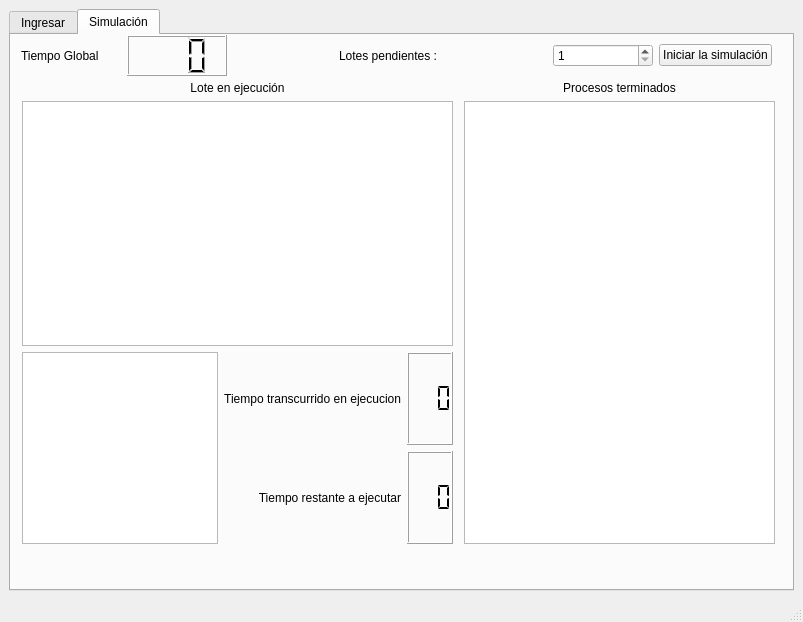
<?xml version="1.0" encoding="UTF-8"?>
<ui version="4.0">
 <class>MainWindow</class>
 <widget class="QMainWindow" name="MainWindow">
  <property name="geometry">
   <rect>
    <x>0</x>
    <y>0</y>
    <width>803</width>
    <height>622</height>
   </rect>
  </property>
  <property name="windowTitle">
   <string>MainWindow</string>
  </property>
  <widget class="QWidget" name="centralwidget">
   <layout class="QGridLayout" name="gridLayout_3">
    <item row="0" column="0">
     <widget class="QTabWidget" name="tabWidget">
      <property name="currentIndex">
       <number>1</number>
      </property>
      <widget class="QWidget" name="tab">
       <attribute name="title">
        <string>Ingresar</string>
       </attribute>
       <widget class="QLabel" name="label_11">
        <property name="geometry">
         <rect>
          <x>530</x>
          <y>20</y>
          <width>121</width>
          <height>16</height>
         </rect>
        </property>
        <property name="text">
         <string>Procesos registrados</string>
        </property>
       </widget>
       <widget class="QPlainTextEdit" name="plainTextEdit_procesos">
        <property name="geometry">
         <rect>
          <x>440</x>
          <y>50</y>
          <width>311</width>
          <height>441</height>
         </rect>
        </property>
       </widget>
       <widget class="QWidget" name="gridLayoutWidget">
        <property name="geometry">
         <rect>
          <x>20</x>
          <y>20</y>
          <width>401</width>
          <height>211</height>
         </rect>
        </property>
        <layout class="QGridLayout" name="gridLayout_4">
         <item row="2" column="2">
          <widget class="QComboBox" name="comboBox">
           <property name="currentText">
            <string/>
           </property>
          </widget>
         </item>
         <item row="4" column="1" colspan="3">
          <widget class="QLineEdit" name="lineEdit_num"/>
         </item>
         <item row="2" column="3">
          <widget class="QSpinBox" name="spinBox"/>
         </item>
         <item row="1" column="1" colspan="3">
          <widget class="QLineEdit" name="lineEdit_nombre"/>
         </item>
         <item row="2" column="1">
          <widget class="QSpinBox" name="spinBox_2"/>
         </item>
         <item row="3" column="0">
          <widget class="QLabel" name="label_10">
           <property name="text">
            <string>Tiempo max estimado</string>
           </property>
          </widget>
         </item>
         <item row="1" column="0">
          <widget class="QLabel" name="label_9">
           <property name="text">
            <string>Nombre programador</string>
           </property>
          </widget>
         </item>
         <item row="3" column="1" colspan="3">
          <widget class="QSpinBox" name="spinBox_tiempo">
           <property name="minimum">
            <number>1</number>
           </property>
          </widget>
         </item>
         <item row="2" column="0">
          <widget class="QLabel" name="label_3">
           <property name="text">
            <string>Operación a realizar</string>
           </property>
          </widget>
         </item>
         <item row="5" column="0" colspan="4">
          <widget class="QPushButton" name="pushButton_registrar">
           <property name="text">
            <string>Registrar</string>
           </property>
          </widget>
         </item>
         <item row="4" column="0">
          <widget class="QLabel" name="label_8">
           <property name="text">
            <string>Número de programa</string>
           </property>
          </widget>
         </item>
         <item row="0" column="0" colspan="4">
          <widget class="QLabel" name="label_7">
           <property name="maximumSize">
            <size>
             <width>16777215</width>
             <height>210</height>
            </size>
           </property>
           <property name="text">
            <string>Informacion del proceso</string>
           </property>
           <property name="alignment">
            <set>Qt::AlignCenter</set>
           </property>
          </widget>
         </item>
        </layout>
       </widget>
      </widget>
      <widget class="QWidget" name="tab_2">
       <attribute name="title">
        <string>Simulación</string>
       </attribute>
       <widget class="QWidget" name="layoutWidget">
        <property name="geometry">
         <rect>
          <x>11</x>
          <y>46</y>
          <width>431</width>
          <height>463</height>
         </rect>
        </property>
        <layout class="QGridLayout" name="gridLayout">
         <item row="8" column="2">
          <widget class="QLCDNumber" name="lcdNumber_transcurrido">
           <property name="layoutDirection">
            <enum>Qt::LeftToRight</enum>
           </property>
           <property name="digitCount">
            <number>3</number>
           </property>
           <property name="segmentStyle">
            <enum>QLCDNumber::Flat</enum>
           </property>
          </widget>
         </item>
         <item row="8" column="0" rowspan="2">
          <widget class="QPlainTextEdit" name="plainTextEdit_proejecucion"/>
         </item>
         <item row="8" column="1">
          <widget class="QLabel" name="label_4">
           <property name="text">
            <string>Tiempo transcurrido en ejecucion</string>
           </property>
           <property name="alignment">
            <set>Qt::AlignRight|Qt::AlignTrailing|Qt::AlignVCenter</set>
           </property>
          </widget>
         </item>
         <item row="9" column="2">
          <widget class="QLCDNumber" name="lcdNumber_restante">
           <property name="digitCount">
            <number>3</number>
           </property>
           <property name="segmentStyle">
            <enum>QLCDNumber::Flat</enum>
           </property>
          </widget>
         </item>
         <item row="9" column="1">
          <widget class="QLabel" name="label_5">
           <property name="text">
            <string>Tiempo restante a ejecutar</string>
           </property>
           <property name="alignment">
            <set>Qt::AlignRight|Qt::AlignTrailing|Qt::AlignVCenter</set>
           </property>
          </widget>
         </item>
         <item row="4" column="0" colspan="3">
          <widget class="QLabel" name="label_2">
           <property name="text">
            <string>Lote en ejecución</string>
           </property>
           <property name="alignment">
            <set>Qt::AlignCenter</set>
           </property>
          </widget>
         </item>
         <item row="5" column="0" colspan="3">
          <widget class="QTableWidget" name="tableWidget_lote"/>
         </item>
        </layout>
       </widget>
       <widget class="QWidget" name="layoutWidget">
        <property name="geometry">
         <rect>
          <x>453</x>
          <y>46</y>
          <width>311</width>
          <height>463</height>
         </rect>
        </property>
        <layout class="QVBoxLayout" name="verticalLayout_2">
         <item>
          <widget class="QLabel" name="label_6">
           <property name="text">
            <string>Procesos terminados</string>
           </property>
           <property name="alignment">
            <set>Qt::AlignCenter</set>
           </property>
          </widget>
         </item>
         <item>
          <widget class="QTableWidget" name="tableWidget_terminados"/>
         </item>
        </layout>
       </widget>
       <widget class="QWidget" name="horizontalLayoutWidget">
        <property name="geometry">
         <rect>
          <x>10</x>
          <y>0</y>
          <width>751</width>
          <height>41</height>
         </rect>
        </property>
        <layout class="QHBoxLayout" name="horizontalLayout">
         <item>
          <widget class="QLabel" name="label">
           <property name="text">
            <string>Tiempo Global</string>
           </property>
          </widget>
         </item>
         <item>
          <widget class="QLCDNumber" name="lcdNumber_global">
           <property name="digitCount">
            <number>3</number>
           </property>
           <property name="intValue" stdset="0">
            <number>0</number>
           </property>
          </widget>
         </item>
         <item>
          <widget class="QLabel" name="label_12">
           <property name="text">
            <string>            </string>
           </property>
          </widget>
         </item>
         <item>
          <widget class="QLabel" name="label_pendientes">
           <property name="text">
            <string>Lotes pendientes : </string>
           </property>
          </widget>
         </item>
         <item>
          <widget class="QLabel" name="label_13">
           <property name="text">
            <string/>
           </property>
          </widget>
         </item>
         <item>
          <widget class="QSpinBox" name="spinBox_procesos">
           <property name="minimum">
            <number>1</number>
           </property>
          </widget>
         </item>
         <item>
          <widget class="QPushButton" name="pushButton_iniciar">
           <property name="text">
            <string>Iniciar la simulación</string>
           </property>
          </widget>
         </item>
        </layout>
       </widget>
      </widget>
     </widget>
    </item>
   </layout>
  </widget>
  <widget class="QMenuBar" name="menubar">
   <property name="geometry">
    <rect>
     <x>0</x>
     <y>0</y>
     <width>803</width>
     <height>26</height>
    </rect>
   </property>
  </widget>
  <widget class="QStatusBar" name="statusbar"/>
 </widget>
 <resources/>
 <connections/>
</ui>
